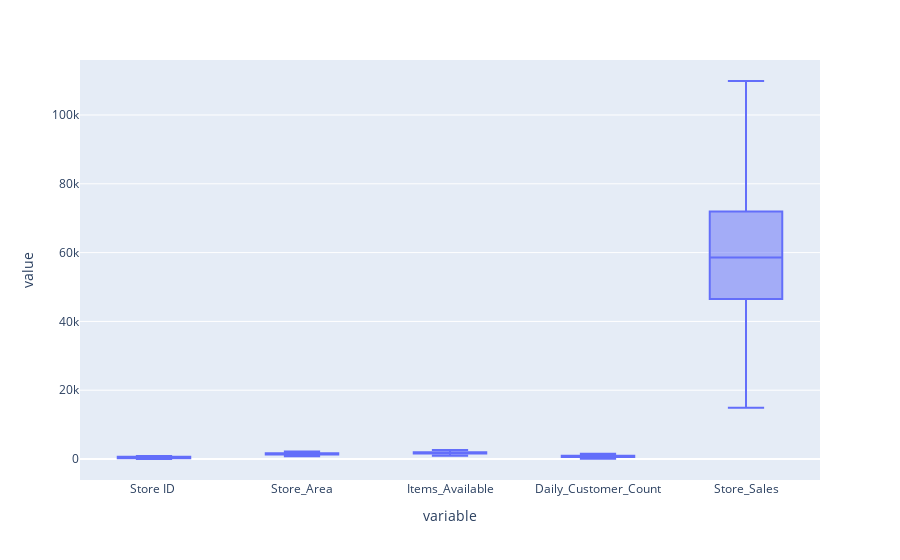

Notebook code for this chart:
### Code cell
px.box(df)

### Figure 1 — Plotly figure (JSON) as saved in the notebook; plotly's stock layout.template omitted (floating-point values rounded to 4 significant figures; data arrays with more than 128 entries replaced by an {"elided": "..."} marker saying what was removed)
{"data": [{"alignmentgroup": "True", "hovertemplate": "variable=%{x}<br>value=%{y}<extra></extra>", "legendgroup": "", "marker": {"color": "#636efa"}, "name": "", "notched": false, "offsetgroup": "", "orientation": "v", "showlegend": false, "type": "box", "x": {"elided": "4480 str values"}, "x0": " ", "xaxis": "x", "y": {"elided": "4480 float values"}, "y0": " ", "yaxis": "y"}], "layout": {"boxmode": "group", "legend": {"tracegroupgap": 0}, "margin": {"t": 60}, "xaxis": {"anchor": "y", "domain": [0, 1], "title": {"text": "variable"}}, "yaxis": {"anchor": "x", "domain": [0, 1], "title": {"text": "value"}}}}
